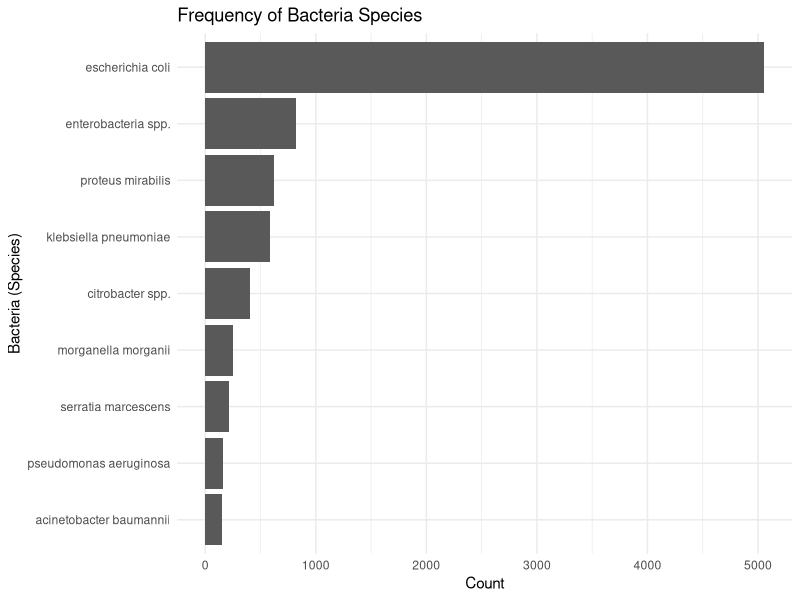
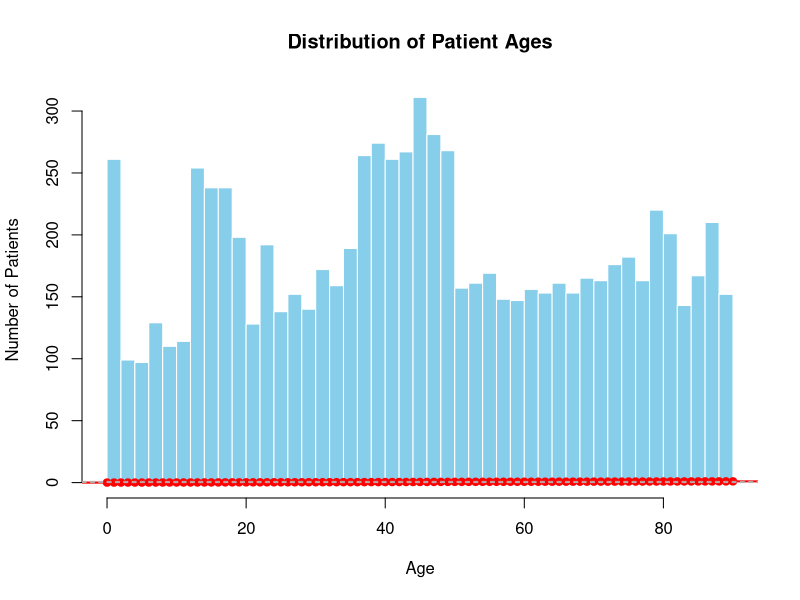

These figures' R source, in order:
## ---- chunk 1
library(tidyr)
library(dplyr)
library(stringr)
library(ggplot2)


dataset_readed <- read.csv("Bacteria_dataset_Multiresictance.csv")

dataset_readed[dataset_readed == "?"] <- NA
dataset_readed[dataset_readed == "missing"] <- NA
dataset_readed[dataset_readed == "unknown"] <- NA
dataset_readed[dataset_readed == "error"] <- NA
dataset_readed[dataset_readed == "???"] <- NA
dataset_readed[dataset_readed == "??"] <- NA
dataset_readed[dataset_readed == ""] <- NA
dataset_readed[dataset_readed == "None"] <- NA
dataset_readed[dataset_readed == "null"] <- NA
dataset_readed <- dataset_readed %>% 
  separate(Souches, into = c("Strain_ID", "souche_description"), sep = " ", extra = "merge", fill = "right")
dataset_readed$souche_description <- tolower(dataset_readed$souche_description)
dataset_readed$souche_description <- trimws(dataset_readed$souche_description)

# Escherichia coli
dataset_readed$souche_description[dataset_readed$souche_description == "e coli"] <- "escherichia coli"
dataset_readed$souche_description[dataset_readed$souche_description == "e.coi"] <- "escherichia coli"
dataset_readed$souche_description[dataset_readed$souche_description == "e.cli"] <- "escherichia coli"
dataset_readed$souche_description[dataset_readed$souche_description == "e. coli"] <- "escherichia coli"

antibiotics <- c("AMX.AMP", "AMC", "CZ", "FOX", "CTX.CRO", "IPM", "GEN", "AN", "Acide.nalidixique", "ofx", "CIP", "C", "Co.trimoxazole", "Furanes", "colistine")

dataset_readed[antibiotics] <- lapply(dataset_readed[antibiotics], function(x) {
  x[x == "r"] <- "R"
  x[x == "intermediate"] <- "R"
  x[x == "Intermediate"] <- "R"
  x[x == "i"] <- "R"
  x[x == "s"] <- "S"
  x
})
## ---- chunk 2
# Enterobacteria spp.
dataset_readed$souche_description[dataset_readed$souche_description == "spp. enteobacteria spp."] <- "enterobacteria spp."
dataset_readed$souche_description[dataset_readed$souche_description == "enter.bacteria"] <- "enterobacteria spp."
dataset_readed$souche_description[dataset_readed$souche_description == "enteobacteria spp."] <- "enterobacteria spp."
dataset_readed$souche_description[dataset_readed$souche_description == "enter.bacteria spp."] <- "enterobacteria spp."

# Klebsiella pneumoniae
dataset_readed$souche_description[dataset_readed$souche_description == "klbsiella pneumoniae"] <- "klebsiella pneumoniae"
dataset_readed$souche_description[dataset_readed$souche_description == "klebsie.lla pneumoniae"] <- "klebsiella pneumoniae"

# Proteus mirabilis
dataset_readed$souche_description[dataset_readed$souche_description == "protus mirabilis"] <- "proteus mirabilis"
dataset_readed$souche_description[dataset_readed$souche_description == "prot.eus mirabilis"] <- "proteus mirabilis"
dataset_readed$souche_description[dataset_readed$souche_description == "proeus mirabilis"] <- "proteus mirabilis"


dataset_readed <- na.omit(dataset_readed)



dataset_readed <- dataset_readed %>%
  separate(`age.gender`, into = c("age", "gender"), sep = "/", remove = FALSE)
## ---- chunk 3
dataset_readed$age <- as.numeric(dataset_readed$age)

cat("Descriptive analysis of ages\n")
summary(dataset_readed$age)
cat("Infection frequency")
table(dataset_readed$Infection_Freq, useNA = "ifany")

## ---- chunk 4
# n_distinct(dataset_readed$Souches)
## ---- chunk 5
# dataset_readed %>% 
#   group_by(Souches) %>% 
#   filter(n() > 1)
## ---- chunk 6
n_distinct(dataset_readed$souche_description)
## ---- chunk 7
dataset_readed %>%
  count(souche_description, sort = TRUE) %>%
  ggplot(aes(x = reorder(souche_description, n), y = n)) +
  geom_col() +
  coord_flip() +
  labs(
    title = "Frequency of Bacteria Species",
    x = "Bacteria (Species)",
    y = "Count"
  ) +
  theme_minimal()
## ---- chunk 8
hist(dataset_readed$age,breaks = seq(min(dataset_readed$age,na.rm = TRUE), max(dataset_readed$age, na.rm = TRUE), by = 2), 
     col = "skyblue",      # fill color
     border = "white",     # border color
     main = "Distribution of Patient Ages",  # title
     xlab = "Age",         # x-axis label
     ylab = "Number of Patients")
lines(ecdf(dataset_readed$age), col = "red", lwd = 2)
## ---- chunk 9
ks.test(dataset_readed$age, "pnorm", mean = mean(dataset_readed$age), sd=sd(dataset_readed$age))
## ---- chunk 10

## ---- chunk 11

